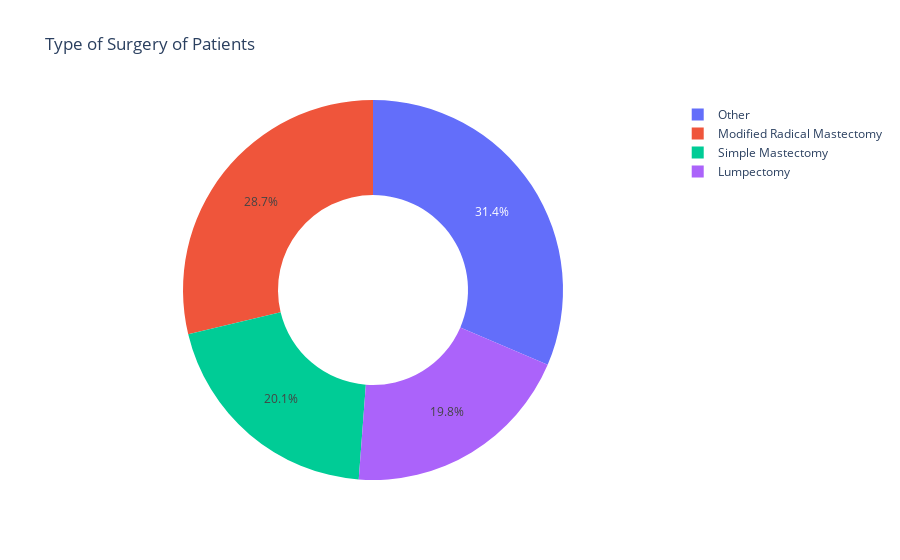

Notebook code for this chart:
### Code cell
# Examining the types of surgeries performed on the patients

surgery_type_counts = df['Surgery_type'].value_counts()
surgery_type_counts
print("Types of Surgeries:")
print(surgery_type_counts)

transactions = surgery_type_counts.index
quantity = surgery_type_counts.values

# Plotting a pie chart for better visualization
figure = px.pie(df, 
             values=quantity, 
             names=transactions,
             hole = 0.5, 
             title="Type of Surgery of Patients")
figure.show()

### Figure 1 — Plotly figure (JSON) as saved in the notebook; plotly's stock layout.template omitted (floating-point values rounded to 4 significant figures)
{"data": [{"domain": {"x": [0, 1], "y": [0, 1]}, "hole": 0.5, "hovertemplate": "label=%{label}<br>value=%{value}<extra></extra>", "labels": ["Other", "Modified Radical Mastectomy", "Simple Mastectomy", "Lumpectomy"], "legendgroup": "", "name": "", "showlegend": true, "type": "pie", "values": [105, 96, 67, 66]}], "layout": {"legend": {"tracegroupgap": 0}, "title": {"text": "Type of Surgery of Patients"}}}
